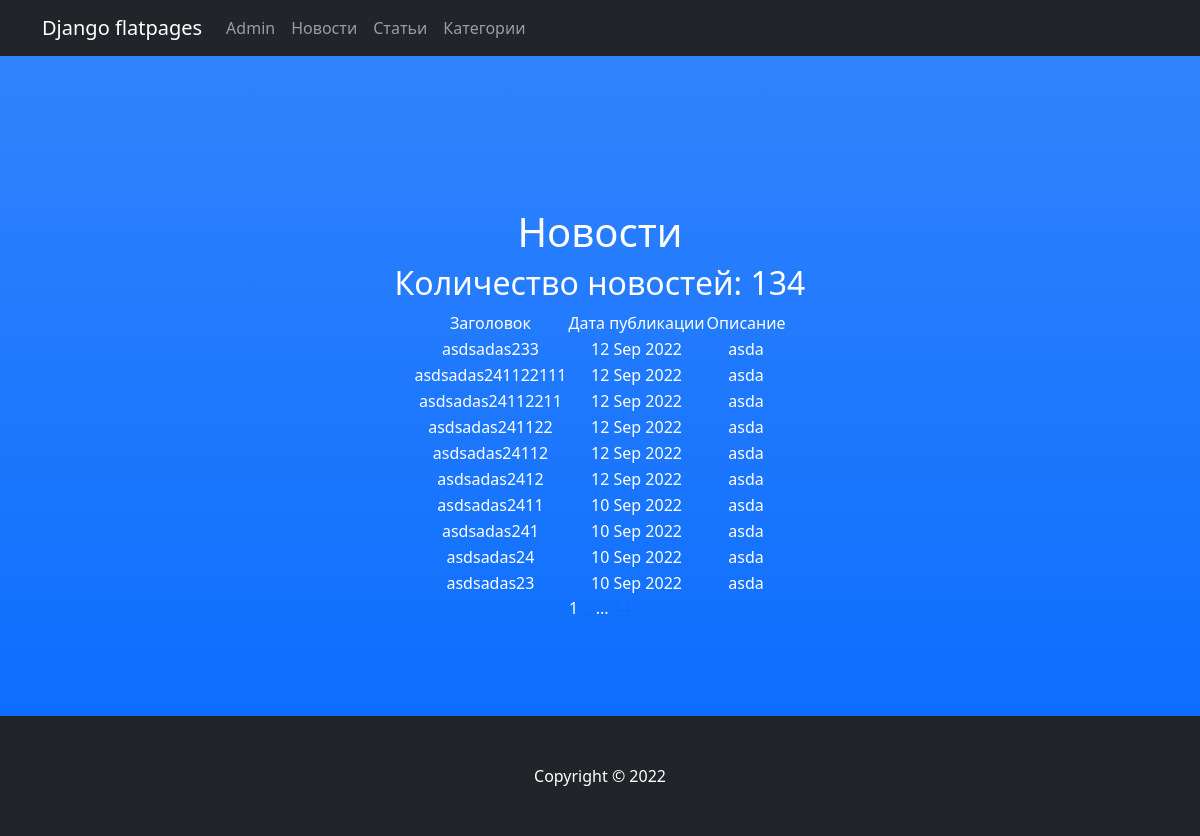
Page /news/ on the committed database.
### newsapp/models.py (models this page shows, shortened)
class Post(models.Model):
    head = models.CharField(max_length=255, unique=True)
    text = models.TextField()
    rate = models.IntegerField(default=0)
    type = models.BooleanField(default=False)  # False - новость, True - статья
    time = models.DateTimeField(auto_now_add=True)
    author = models.ForeignKey(Author, on_delete=models.CASCADE)
    category = models.ManyToManyField(Category, through='PostCategory')

### newsapp/views.py (the view)
# urls.py: path('', News.as_view(), name='news_list'),
class News(ListView):
    queryset = Post.objects.filter(type=0)
    ordering = '-time'
    template_name = 'news.html'
    context_object_name = 'news'
    paginate_by = 10
    def get_context_data(self, **kwargs):
        context = super().get_context_data(**kwargs)
        a = Post.objects.all()
        context['amount'] = 0
        for i in a:
            if i.type == 0:
                context['amount'] += 1
        return context

### newsapp/templatetags/custom_filters.py (called while the page is built)
@register.filter()
def censor(value):
    bad = [
        'жопа', 'Жопа',
        'херня', 'Херня',
        'чмо', 'Чмо'
    ]
    for i in bad:
        if i in value:
            value = value.replace(i[1:], '*' * (len(i) - 1))
    return f'{value}'

### templates/news.html (shortened to what this page needs)
{% extends 'flatpages/default.html' %}
{% load custom_filters %}
{% block content %}
<h1>Новости</h1>
{% if news %}
<h2>Количество новостей: {{ amount }}</h2>
<table align="center">
    <tr>
        <td>
            Заголовок
        </td>
        <td>
            Дата публикации
        </td>
        <td>
            Описание
        </td>
    </tr>
    {% for new in news %}
    <tr>
        <td>{{ new.head|censor }}</td>
        <td>{{ new.time|date:'d M Y' }}</td>
        <td>{{ new.text|truncatechars:20|censor }}</td>
    </tr>
    {% endfor %}
</table>
{% else %}
<h2>Новостей нет!</h2>
{% endif %}
   {{ page_obj.number }}
   {% if page_obj.has_next %}
       <a href="?page={{ page_obj.next_page_number }}">{{ page_obj.next_page_number }}</a>
       {% if paginator.num_pages != page_obj.next_page_number %}
           ...
           <a href="?page={{ page_obj.paginator.num_pages }}">{{ page_obj.paginator.num_pages }}</a>
       {% endif %}
   {% endif %}
{% endblock content %}

### rows in the picture
Post: head|censor "asdsadas233", time "12 Sep 2022", text|censor "asda"
Post: head|censor "asdsadas241122111", time "12 Sep 2022", text|censor "asda"
Post: head|censor "asdsadas24112211", time "12 Sep 2022", text|censor "asda"
Post: head|censor "asdsadas241122", time "12 Sep 2022", text|censor "asda"
Post: head|censor "asdsadas24112", time "12 Sep 2022", text|censor "asda"
Post: head|censor "asdsadas2412", time "12 Sep 2022", text|censor "asda"
Post: head|censor "asdsadas2411", time "10 Sep 2022", text|censor "asda"
Post: head|censor "asdsadas241", time "10 Sep 2022", text|censor "asda"
Post: head|censor "asdsadas24", time "10 Sep 2022", text|censor "asda"
Post: head|censor "asdsadas23", time "10 Sep 2022", text|censor "asda"

### other values in the picture
{{ amount }} "134"
{{ page_obj.number }} "1"
